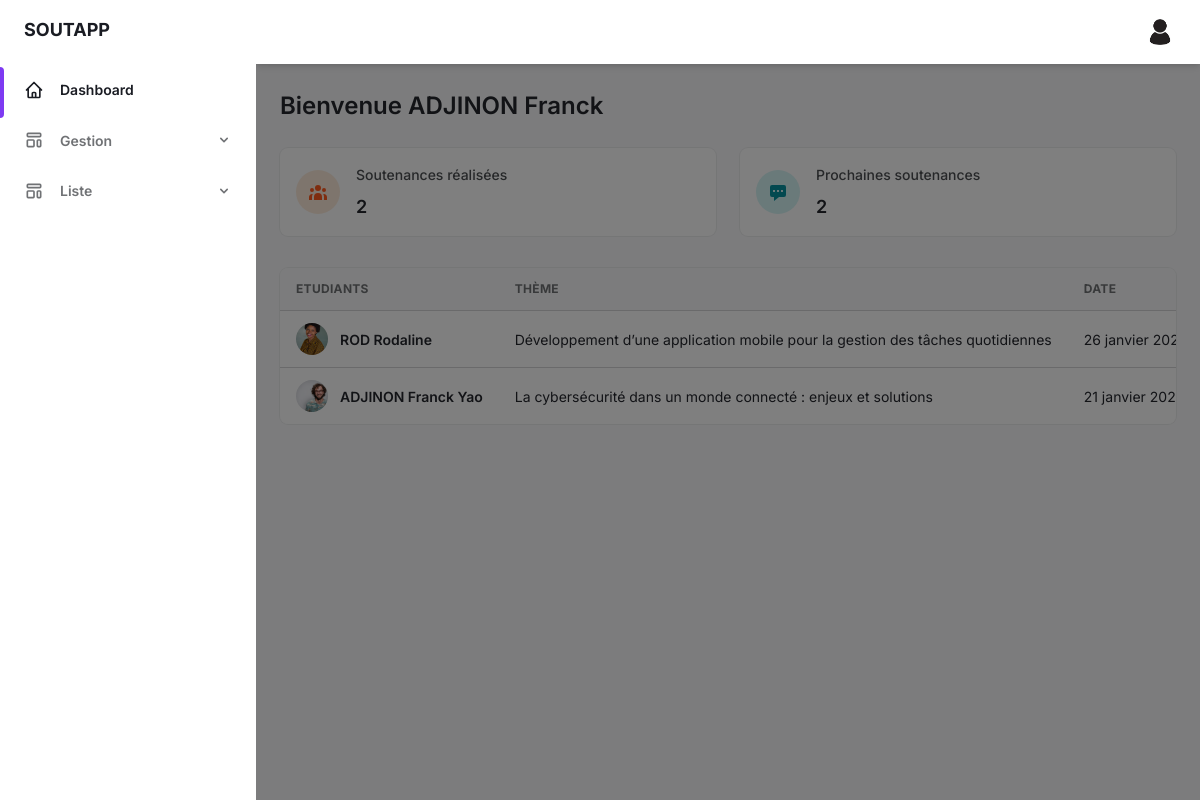
/admin-dashboard/ (signed in), run on the app's committed database.
### soutapp/models.py (models this page shows, shortened)
class administrateur(models.Model):
    id_admin = models.AutoField(primary_key=True)
    nom_admin = models.CharField(max_length=50)
    prenom_admin = models.CharField(max_length=50)
    email = models.EmailField(max_length=100, unique=True)
    password = models.CharField(max_length=255)
    last_login = models.DateTimeField(null=True, blank=True)  # Champ ajouté
    created_at = models.DateTimeField(auto_now_add=True)
    updated_at = models.DateTimeField(auto_now=True)

class Soutenance(models.Model):
    id_sout = models.AutoField(primary_key=True)
    theme = models.CharField(max_length=255)
    Heure_deb = models.TimeField(null=True, blank=True)
    Heure_fin = models.TimeField()
    Date_sout = models.DateField()
    lieu = models.CharField(max_length=100)
    is_finish = models.BooleanField()
    created_at = models.DateTimeField(auto_now_add=True)
    id_etudiant = models.ForeignKey(Etudiant, on_delete=models.CASCADE)

class Etudiant(models.Model):
    id_etudiant = models.AutoField(primary_key=True)
    nom_etu = models.CharField(max_length=50)
    prenom_etu = models.CharField(max_length=50)
    email_etu = models.EmailField(max_length=100)
    image_etu = models.ImageField(upload_to='etudiant_photos/')
    telephone_etu = models.CharField(max_length=100)
    created_at = models.DateTimeField(auto_now_add=True)
    id_filiere = models.ForeignKey(Filiere, on_delete=models.CASCADE)

### soutapp/views.py (the view)
# urls.py: path('admin-dashboard/', views.admin_dashboard, name='admin-dashboard'),
def admin_dashboard(request):
    user_id = request.session.get('user_id')
    if not user_id:
        return redirect('login')
    user = administrateur.objects.get(id_admin=user_id)
    try:
        sout_finish = Soutenance.objects.filter(is_finish=True).count()
    except Exception as e:
        pass
    try:
        sout_unfinish = Soutenance.objects.filter(is_finish=False).count()
    except Exception as e:
        pass
    try:
        sout_etu = Soutenance.objects.filter(is_finish=False).select_related('id_etudiant').order_by('-created_at')
    except Exception as e:
        pass
    return render(request, 'session-admin/dashboard.html', {'sout_finish': sout_finish, 'sout_unfinish': sout_unfinish, 'sout_etu': sout_etu, 'user': user})

### soutapp/templates/session-admin/dashboard.html (shortened to what this page needs)
{% extends 'session-admin/base.html' %}
{% load static %}
{% block content %}
<div class="container px-6 mx-auto grid">
                    <h2 class="my-6 text-2xl font-semibold text-gray-700 dark:text-gray-200">
                        Bienvenue {{ user.nom_admin }} {{ user.prenom_admin }}
                    </h2>
    <div class="grid gap-6 mb-8 md:grid-cols-2 xl:grid-cols-4">
      <div class="flex items-center p-4 bg-white rounded-lg shadow-xs dark:bg-gray-800">
        <div class="p-3 mr-4 text-orange-500 bg-orange-100 rounded-full dark:text-orange-100 dark:bg-orange-500">
        </div>
        <div>
          <p class="mb-2 text-sm font-medium text-gray-600 dark:text-gray-400">
            Soutenances réalisées
          </p>
          <p class="text-lg font-semibold text-gray-700 dark:text-gray-200">
            {{ sout_finish }}
          </p>
        </div>
      </div>
      <div class="flex items-center p-4 bg-white rounded-lg shadow-xs dark:bg-gray-800">
        <div class="p-3 mr-4 text-teal-500 bg-teal-100 rounded-full dark:text-teal-100 dark:bg-teal-500">
          <svg class="w-5 h-5" fill="currentColor" viewBox="0 0 20 20">
            <path fill-rule="evenodd"
              d="M18 5v8a2 2 0 01-2 2h-5l-5 4v-4H4a2 2 0 01-2-2V5a2 2 0 012-2h12a2 2 0 012 2zM7 8H5v2h2V8zm2 0h2v2H9V8zm6 0h-2v2h2V8z"
              clip-rule="evenodd"></path>
          </svg>
        </div>
        <div>
          <p class="mb-2 text-sm font-medium text-gray-600 dark:text-gray-400">
            Prochaines soutenances
          </p>
          <p class="text-lg font-semibold text-gray-700 dark:text-gray-200">
            {{ sout_unfinish }}
          </p>
        </div>
      </div>
    </div>
    <div class="w-full overflow-hidden rounded-lg shadow-xs">
      <div class="w-full overflow-x-auto">
        <table class="w-full whitespace-no-wrap">
          <thead>
            <tr
              class="text-xs font-semibold tracking-wide text-left text-gray-500 uppercase border-b dark:border-gray-700 bg-gray-50 dark:text-gray-400 dark:bg-gray-800">
              <th class="px-4 py-3">Etudiants</th>
              <th class="px-4 py-3">Thème</th>
              <th class="px-4 py-3">Date</th>
            </tr>
          </thead>
          <tbody class="bg-white divide-y dark:divide-gray-700 dark:bg-gray-800">
            {% for st in sout_etu %}
              <tr class="text-gray-700 dark:text-gray-400">
                <td class="px-4 py-3">
                  <div class="flex items-center text-sm">
                    <div class="relative hidden w-8 h-8 mr-3 rounded-full md:block">
                      <img class="object-cover w-full h-full rounded-full"
                        src="{{ st.id_etudiant.image_etu.url }}"
                        alt="Photo {{ st.id_etudiant.nom_etu }} {{ st.id_etudiant.prenom_etu }}" loading="lazy" />
                      <div class="absolute inset-0 rounded-full shadow-inner" aria-hidden="true"></div>
                    </div>
                    <div>
                      <p class="font-semibold">{{ st.id_etudiant.nom_etu }} {{ st.id_etudiant.prenom_etu }}</p>
                    </div>
                  </div>
                </td>
                  <td class="px-4 py-3 text-sm wrap-text">
                    <a href="{% url 'sout_detail' st.id_sout %}">{{ st.theme }}</a>
                  </td>
                <td class="px-4 py-3 text-sm">
                  {{ st.Date_sout }}
                </td>
              </tr>
            {% endfor %}
          </tbody>
        </table>
      </div>
    </div>
                </div>
{% endblock %}

### data on the page
administrateur: nom_admin "ADJINON", prenom_admin "Franck"
Soutenance: id_etudiant.image_etu (picture), id_etudiant.nom_etu "ROD", id_etudiant.prenom_etu "Rodaline", theme "Développement d’une application mobile pour la gestion des tâches quotidiennes", Date_sout "26 janvier…"
Soutenance: id_etudiant.image_etu (picture), id_etudiant.nom_etu "ADJINON", id_etudiant.prenom_etu "Franck Yao", theme "La cybersécurité dans un monde connecté : enjeux et solutions", Date_sout "21 janvier…"

### other printed values
{{ sout_finish }} "2"
{{ sout_unfinish }} "2"
